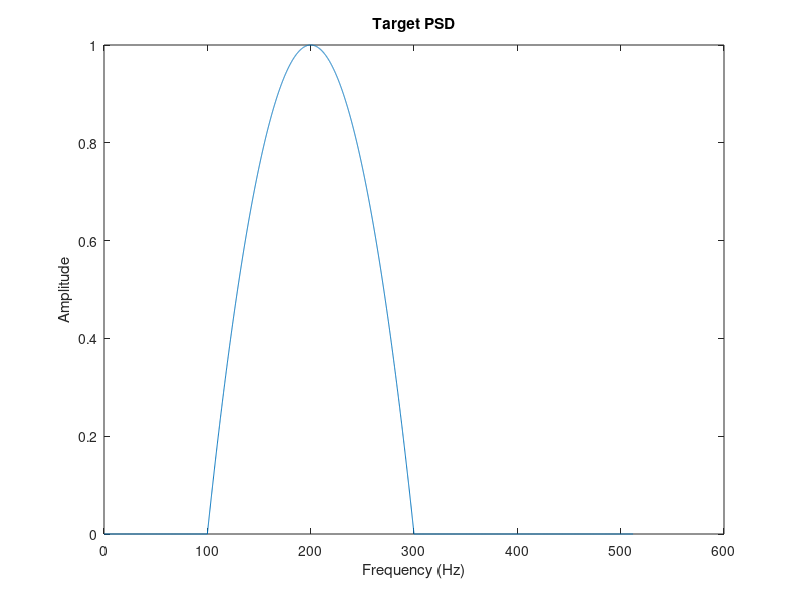

Source code (MATLAB): (Note: this script raises an error after producing the figure.)
%% Demo for colored Gaussian noise generation
clear; close; clc;
%Sampling frequency for noise realization
sampFreq = 1024; %Hz
%Number of samples to generate
nSamples = 16384;
%nSamples = 32768;
%nSamples = 65536;
%Time samples
timeVec = (0:(nSamples-1))/sampFreq;

%Target two-sided PSD given by the inline function handle
targetPSD = @(f) (f>=100 & f<=300).*(f-100).*(300-f)/10000;

%Plot PSD
freqVec = 0:0.1:512;
psdVec = targetPSD(freqVec);
plot(freqVec,psdVec);
xlabel('Frequency (Hz)');
ylabel('Amplitude');
title('Target PSD');

%%
% Design FIR filter with T(f)= square root of target PSD
% sqrtPSD = sqrt(psdVec);
 fltrOrdr = 500;
% b = fir2(fltrOrdr,freqVec/(sampFreq/2),sqrt(psdVec));
% 
% %%
% % Generate a WGN realization and pass it through the designed filter
% % (Comment out the line below if new realizations of WGN are needed in each run of this script)
% rng('default'); 
% inNoise = randn(1,nSamples);
% outNoise = fftfilt(b,inNoise);

%% Generate noise realization
[inNoise,outNoise] = statgaussnoisegen(nSamples,[freqVec(:),psdVec(:)],fltrOrdr,sampFreq);

%%
% Estimate the PSD
% figure;
% pwelch(outNoise, 512,[],[],sampFreq);
% hold on;
% pwelch(inNoise, 512, [], [], sampFreq);
%Pwelch plots in dB (= 10*log10(x)); plot on a linear scale
[pxx,f]=pwelch(outNoise,256,[],[],sampFreq);
figure;
plot(f,pxx);
xlabel('Frequency (Hz)');
ylabel('Amplitude');
title('Estimated PSD'); % The FFT bin spacing in Welch's method
% is inversely proportional to nSamples. So if nSamples is increased, the 
% frequency spacing decreases and hence the PSD curve smoothens because of
% better sampling.

% Plot the colored noise realization
figure;
plot(inNoise);
title('White Gaussian Noise');
figure;
plot(timeVec,outNoise); % We can zoom in and see that the colored gaussian
% noise realisation has kind of synchronised wiggles which is a sharp 
% contrast with the WGN above, which has completely random fluctuations.
title('Colored Gaussian Noise');

% Plot histograms
figure;
subplot(1,2,1);
histogram(inNoise,30);
xlabel('Value');
ylabel('Frequency');
title('Histogram of WGN');
grid on;
subplot(1,2,2);
histogram(outNoise,30);
xlabel('Value');
ylabel('Frequency');
title('Histogram of CGN');
grid on;
% As we can see, the histogram of CGN is still a normal pdf.